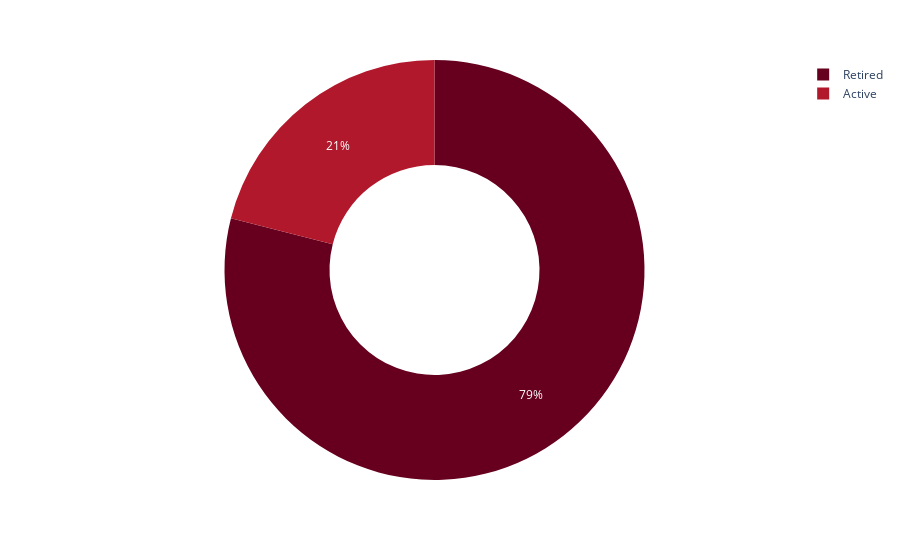

Source (notebook cell):
### Code cell
fig = px.pie(status, values=status.values, names=status.index, color_discrete_sequence=px.colors.sequential.RdBu, hole=0.5)
fig.show()

### Figure 1 — Plotly figure (JSON) as saved in the notebook; plotly's stock layout.template omitted (floating-point values rounded to 4 significant figures)
{"data": [{"domain": {"x": [0, 1], "y": [0, 1]}, "hole": 0.5, "hovertemplate": "Status=%{label}<br>value=%{value}<extra></extra>", "labels": ["Active", "Retired"], "legendgroup": "", "name": "", "showlegend": true, "type": "pie", "values": [1370, 5140]}], "layout": {"legend": {"tracegroupgap": 0}, "margin": {"t": 60}, "piecolorway": ["rgb(103,0,31)", "rgb(178,24,43)", "rgb(214,96,77)", "rgb(244,165,130)", "rgb(253,219,199)", "rgb(247,247,247)", "rgb(209,229,240)", "rgb(146,197,222)", "rgb(67,147,195)", "rgb(33,102,172)", "rgb(5,48,97)"]}}
